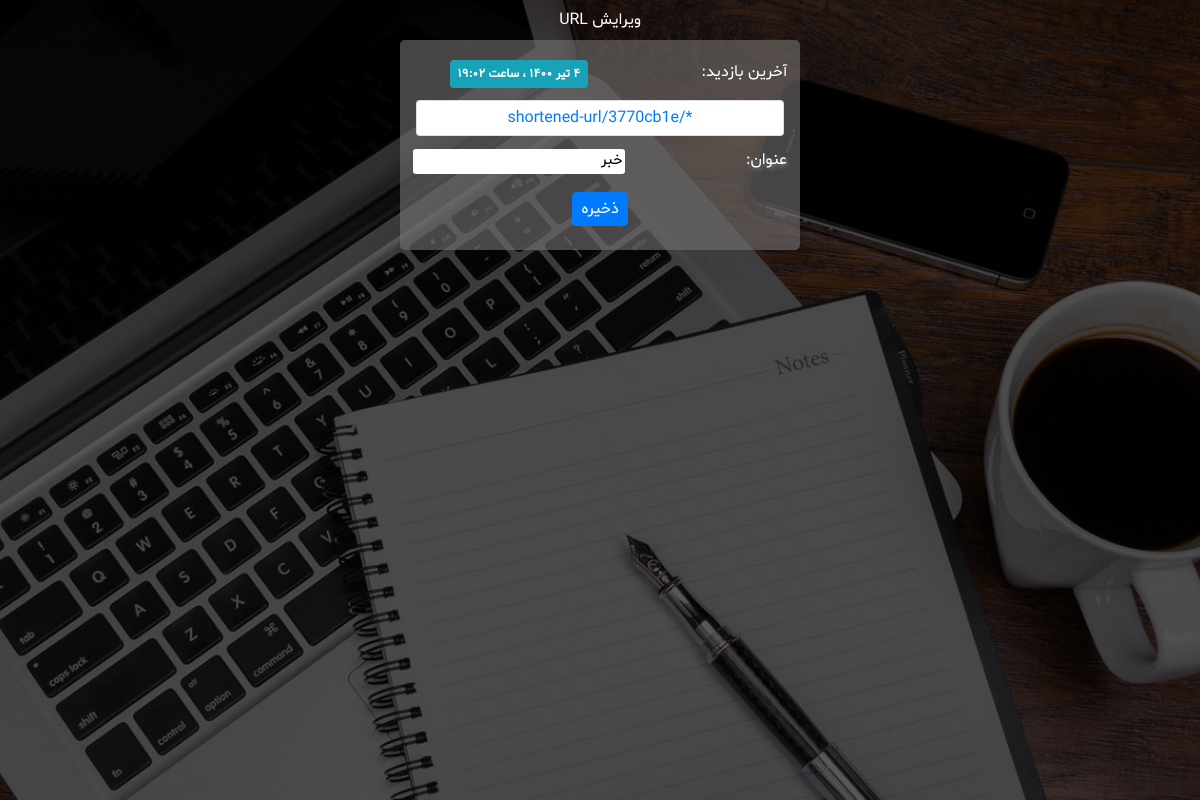
/edit-url/3770cb1e?next=/ (signed in), run on the app's committed database.
### URLshortener/models.py (models this page shows, shortened)
class URL(models.Model):
    label = models.CharField(blank=True, max_length=30, verbose_name='عنوان')
    address = models.URLField(max_length=512, verbose_name='نشانی اینترنتی')
    slug = models.SlugField(max_length=8, unique=True, verbose_name='اسلاگ')
    visits = models.PositiveIntegerField(default=0, verbose_name='تعداد بازدید ها')
    created = models.DateTimeField(auto_now_add=True, verbose_name='تاریخ ایجاد')
    last_visit = models.DateTimeField(default=timezone.now, verbose_name='آخرین بازدید')
    author = models.ForeignKey(User, on_delete=models.CASCADE, related_name='urls',
                               verbose_name='ایجاد کننده')
    def last_visit_jalali(self):
        return datetime_to_jalali_str(self.last_visit)
    last_visit_jalali.short_description = 'آخرین بازدید'
    def created_jalali(self):
        return datetime_to_jalali_str(self.created)
    created_jalali.short_description = 'تاریخ ایجاد'
    def __str__(self):
        host = settings.ALLOWED_HOSTS[0] if settings.ALLOWED_HOSTS else 'localhost:8000'
        return '{}/shortened-url/{}'.format(host, self.slug)
    class Meta:
        verbose_name = 'نشانی اینترنتی'
        verbose_name_plural = 'نشانی های اینترنتی'

### URLshortener/views.py (the view, shortened to what this page needs)
# urls.py: path('edit-url/<slug:slug>', views.EditURLView.as_view(), name='edit-url'),
class EditURLView(LoginRequiredMixin, UpdateView):
    template_name = 'URLshortener/edit_url.html'
    model = URL
    fields = ['label']
    def get_object(self):
        return get_object_or_404(URL, slug=self.kwargs['slug'], author=self.request.user)

### extensions/jalali.py (called while the page is built)
    def persian_tuple(self):
        return self.persian_year, self.persian_month, self.persian_day

### extensions/time_utils.py (called while the page is built)
def numbers_to_persian(string):
    en_to_fa = {
        '0': '۰',
        '1': '۱',
        '2': '۲',
        '3': '۳',
        '4': '۴',
        '5': '۵',
        '6': '۶',
        '7': '۷',
        '8': '۸',
        '9': '۹',
    }
    for en, fa in en_to_fa.items():
        string = string.replace(en, fa)
    return string

def datetime_to_jalali_str(time):
    jalali_month = (
        'فروردین',
        'اردیبهشت',
        'خرداد',
        'تیر',
        'مرداد',
        'شهریور',
        'مهر',
        'آبان',
        'آذر',
        'دی',
        'بهمن',
        'اسفند'
    )
    time = timezone.localtime(time)
    year, month, day = jalali.Gregorian(time.year, time.month, time.day).persian_tuple()
    jalali_to_str = '{} {} {} ، ساعت {:02d}:{:02d}'.format(
        day,
        jalali_month[month-1],
        year,
        time.hour,
        time.minute
    )
    return numbers_to_persian(jalali_to_str)

### templates/URLshortener/edit_url.html (shortened to what this page needs)
{% extends 'URLshortener/base_form.html' %}
{% load static %}
{% block form_title %} ویرایش URL {% endblock %}
{% block form_id %}edit-url{% endblock %}
{% block form_action %}{% url 'URLshortener:edit-url' form.instance.slug %}?next={{request.GET.next}}{% endblock %}
{% block submit_value %} ذخیره {% endblock %}
{% block info %}
    <div class='row p-1'>
        <div class='col-sm-5 text-right text-white px-2'>آخرین بازدید:</div>
        <div class='col-sm-7 text-center px-2'>
            <span class='badge badge-info p-2'>{{ form.instance.last_visit_jalali }}</span>
        </div>
    </div>
    <div class='text-center card p-1 my-2'>
        <a class='btn btn-link btn-block p-0 m-0' href="{% url 'URLshortener:shortened-url' form.instance.slug %}">
            {{ form.instance }}
        </a>
    </div>
{% endblock %}

### templates/URLshortener/base_form.html (shortened to what this page needs)
<!DOCTYPE html>
{% load static %}
<html>
<head>
    <link rel="stylesheet" href="https://maxcdn.bootstrapcdn.com/bootstrap/4.5.2/css/bootstrap.min.css">
	<link rel='stylesheet' href="{% static 'URLshortener/css/fonts.css' %}">
	<link rel='stylesheet' href="{% static 'URLshortener/css/base_form.css' %}">
</head>
<body>
	<main>
		<div class='text-white text-center p-2 container'>{% block form_title %} {% endblock %}</div>
		<div class='form-div p-2 mx-auto rounded-lg'>
		{% block form_body %}
			<form id='{% block form_id %}{% endblock %}' class='mx-auto p-2'
				method='post' action="{% block form_action %}{% endblock %}"
				enctype="{% block form_enctype %}application/x-www-form-urlencoded{% endblock %}">
				{% block info %}
				{% endblock %}
				{% for field in form.visible_fields %}
					<div class='row p-1'>
						<div class='col-sm-5 text-right px-2'>{{ field.label_tag }}</div>
						<div class='col-sm-7 text-center px-2'>{{ field }}</div>
					</div>
				{% endfor %}
				<div class='text-center p-2'>
					{% block submit_btn %}
					<button id='submit' type='submit' class='btn btn-primary py-1 px-2'>
						{% block submit_value %}{% endblock %}
					</button>
					{% endblock %}
				</div>
			</form>
		{% endblock %}
		</div>
	</main>
</body>
</html>

### static/URLshortener/css/base_form.css (style rules this page uses)
body { direction: rtl; font-family: Shabnam; }
main { background-image: url('../images/site_bg.jpg'); background-size: cover; background-repeat: no-repeat; background-position: center; min-height: 100vh; }
div.form-div { max-width: 400px; background-color: #7471719a; }
div.form-div label { color: white; text-shadow: 2px 2px 4px grey; }
input, textarea { width: 100%; font-size: 15px; border: none; border-radius: 3px; }

### data on the page
URL: instance.last_visit_jalali "۴ تیر ۱۴۰۰ ، ساعت ۱۹:۰۲", instance "*/shortened-url/3770cb1e", visible_fields "خبر"

### other printed values
{{ field.label_tag }} "عنوان:"
